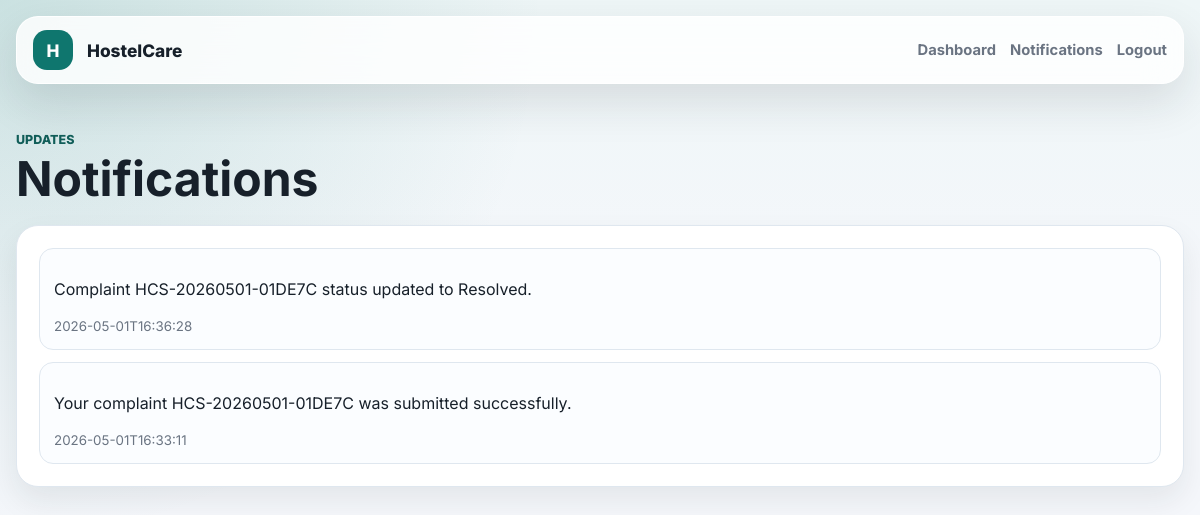
The app's page /notifications (signed in) with its own data.
### tables this page shows
CREATE TABLE notifications (
            id INTEGER PRIMARY KEY AUTOINCREMENT,
            user_id INTEGER NOT NULL,
            message TEXT NOT NULL,
            is_read INTEGER NOT NULL DEFAULT 0,
            created_at TEXT NOT NULL,
            FOREIGN KEY(user_id) REFERENCES users(id)
        );

### app.py (the view)
@app.route("/notifications")
@login_required()
def notifications():
    user = current_user()
    notes = query_all(
        "SELECT * FROM notifications WHERE user_id = ? ORDER BY created_at DESC",
        (user["id"],),
    )
    execute("UPDATE notifications SET is_read = 1 WHERE user_id = ?", (user["id"],))
    return render_template("notifications.html", notifications=notes)

### app.py (called while the page is built)
def get_db():
    if "db" not in g:
        g.db = sqlite3.connect(DATABASE)
        g.db.row_factory = sqlite3.Row
    return g.db

def query_one(sql, params=()):
    return get_db().execute(sql, params).fetchone()

def query_all(sql, params=()):
    return get_db().execute(sql, params).fetchall()

def execute(sql, params=()):
    db = get_db()
    db.execute(sql, params)
    db.commit()

def current_user():
    if "user_id" not in session:
        return None
    return query_one("SELECT * FROM users WHERE id = ?", (session["user_id"],))

def login_required(role=None):
    def decorator(view):
        @wraps(view)
        def wrapped(*args, **kwargs):
            user = current_user()
            if not user:
                flash("Please login first.", "warning")
                return redirect(url_for("login"))
            if role and user["role"] != role:
                flash("You do not have access to that page.", "danger")
                return redirect(url_for("dashboard"))
            return view(*args, **kwargs)
        return wrapped
    return decorator

@app.context_processor
def inject_user():
    user = current_user()
    unread = 0
    if user:
        unread = query_one(
            "SELECT COUNT(*) AS count FROM notifications WHERE user_id = ? AND is_read = 0",
            (user["id"],),
        )["count"]
    return {"current_user": user, "unread_notifications": unread}

### templates/notifications.html (shortened to what this page needs)
{% extends "base.html" %}
{% block content %}
<section class="page-head">
  <div>
    <p class="eyebrow">Updates</p>
    <h1>Notifications</h1>
  </div>
</section>
<section class="table-shell">
  <div class="notification-list">
    {% for item in notifications %}
      <div class="notification {% if not item.is_read %}unread{% endif %}">
        <p>{{ item.message }}</p>
        <small>{{ item.created_at }}</small>
      </div>
    {% else %}
      <p class="empty">No notifications yet.</p>
    {% endfor %}
  </div>
</section>
{% endblock %}

### static/style.css (style rules this page uses)
:root { --ink: #17202a; --muted: #6a7482; --line: #dfe7ef; --bg: #f5f7fb; --panel: #ffffff; --primary: #0f766e; --primary-dark: #115e59; --accent: #f59e0b; --danger: #dc2626; --success: #16a34a; --shadow: 0 18px 45px rgba(22, 32, 42, 0.12); }
* { box-sizing: border-box; }
body { margin: 0; font-family: Inter, system-ui, -apple-system, BlinkMacSystemFont, "Segoe UI", sans-serif; color: var(--ink); background: radial-gradient(circle at top left, rgba(15, 118, 110, 0.16), transparent 34rem), linear-gradient(180deg, #eef6f7 0%, var(--bg) 38%); min-height: 100vh; }
.brand, .navlinks, .hero-actions, .page-head, .detail-head { display: flex; align-items: center; gap: 14px; }
.eyebrow { color: var(--primary-dark); font-weight: 800; text-transform: uppercase; letter-spacing: 0; font-size: 0.78rem; margin: 0 0 8px; }
h1 { margin: 0; font-size: clamp(2.1rem, 5vw, 4.8rem); line-height: 1; letter-spacing: 0; }
.metric-card, .features article, .stat, .table-shell, .form-card, .detail-main, .side-panel, .comments { background: var(--panel); border: 1px solid var(--line); box-shadow: 0 14px 30px rgba(22, 32, 42, 0.08); }
.metric-card span, .stat span, small, .muted, .hint { color: var(--muted); }
.page-head { justify-content: space-between; margin: 20px 0 22px; }
.page-head h1 { font-size: clamp(2rem, 4vw, 3.2rem); }
.table-shell, .comments { border-radius: 22px; padding: 22px; }
.notification-list { display: grid; gap: 12px; }
.notification { padding: 14px; border: 1px solid var(--line); border-radius: 14px; background: #fbfdff; }

### records on screen
notifications: message "Complaint HCS-20260501-01DE7C status updated to Resolved.", created_at "2026-05-01T16:36:28"
notifications: message "Your complaint HCS-20260501-01DE7C was submitted successfully.", created_at "2026-05-01T16:33:11"
